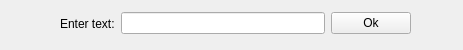
<?xml version="1.0" encoding="UTF-8"?>
<ui version="4.0">
 <class>DesignerWidget</class>
 <widget class="QWidget" name="DesignerWidget">
  <property name="geometry">
   <rect>
    <x>0</x>
    <y>0</y>
    <width>463</width>
    <height>50</height>
   </rect>
  </property>
  <property name="windowTitle">
   <string>Form</string>
  </property>
  <widget class="QWidget" name="layoutWidget">
   <property name="geometry">
    <rect>
     <x>60</x>
     <y>10</y>
     <width>351</width>
     <height>27</height>
    </rect>
   </property>
   <layout class="QHBoxLayout" name="horizontalLayout">
    <item>
     <widget class="QLabel" name="label">
      <property name="text">
       <string>Enter text:</string>
      </property>
     </widget>
    </item>
    <item>
     <widget class="QLineEdit" name="lineEdit"/>
    </item>
    <item>
     <widget class="QPushButton" name="pushButton">
      <property name="text">
       <string>Ok</string>
      </property>
     </widget>
    </item>
   </layout>
  </widget>
 </widget>
 <resources/>
 <connections/>
</ui>
